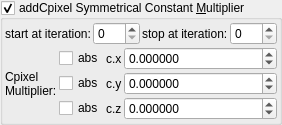
    <widget class="MyGroupBox" name="groupCheck_transf_addCpixel_enabled_false">
     <property name="toolTip">
      <string>&lt;html&gt;&lt;head/&gt;&lt;body&gt;&lt;p&gt;Cpixel is CVector3 c = ( c.x, c.y, c.z). It is each original point (pixel) in 3D space where the iteration starts from, ( c = original z for each point .) It is commonly found in formula structures z = f(z) + c.&lt;/p&gt;&lt;p&gt;The Cpixel multiplier effectively scales this point &amp;quot;c&amp;quot; towards the origin.&lt;/p&gt;&lt;p&gt;This transform allows the addition or subtraction of Cpixel, dependent on whether z is postive or negative.&lt;/p&gt;&lt;p&gt;e.g if &lt;span style=&quot; font-style:italic;&quot;&gt;z.x&lt;/span&gt; is positive then &lt;span style=&quot; font-style:italic;&quot;&gt;fabs(c.x)&lt;/span&gt; is added, if &lt;span style=&quot; font-style:italic;&quot;&gt;z.x&lt;/span&gt; is negative then &lt;span style=&quot; font-style:italic;&quot;&gt;fabs(c)&lt;/span&gt; is subtracted. &lt;/p&gt;&lt;p&gt;Also try negative addCpixel constant multipliers.&lt;/p&gt;&lt;p&gt;If checkBoxes are disabled then Cpixel remains signed.&lt;/p&gt;&lt;p&gt;&lt;br/&gt;&lt;/p&gt;&lt;/body&gt;&lt;/html&gt;</string>
     </property>
     <property name="title">
      <string>addCpixel Symmetrical Constant &amp;Multiplier</string>
     </property>
     <property name="checkable">
      <bool>true</bool>
     </property>
     <layout class="QVBoxLayout" name="verticalLayout_49">
      <property name="spacing">
       <number>2</number>
      </property>
      <property name="leftMargin">
       <number>2</number>
      </property>
      <property name="topMargin">
       <number>2</number>
      </property>
      <property name="rightMargin">
       <number>2</number>
      </property>
      <property name="bottomMargin">
       <number>2</number>
      </property>
      <item>
       <layout class="QHBoxLayout" name="horizontalLayout_8" stretch="0,1,0,1">
        <item>
         <widget class="QLabel" name="label_93">
          <property name="text">
           <string>start at iteration:</string>
          </property>
         </widget>
        </item>
        <item>
         <widget class="MySpinBox" name="spinboxInt_transf_start_iterations_T">
          <property name="sizePolicy">
           <sizepolicy hsizetype="Minimum" vsizetype="Maximum">
            <horstretch>0</horstretch>
            <verstretch>0</verstretch>
           </sizepolicy>
          </property>
          <property name="minimum">
           <number>0</number>
          </property>
          <property name="maximum">
           <number>999</number>
          </property>
          <property name="value">
           <number>0</number>
          </property>
         </widget>
        </item>
        <item>
         <widget class="QLabel" name="label_65">
          <property name="text">
           <string>stop at iteration:</string>
          </property>
         </widget>
        </item>
        <item>
         <widget class="MySpinBox" name="spinboxInt_transf_stop_iterationsT_1">
          <property name="sizePolicy">
           <sizepolicy hsizetype="Preferred" vsizetype="Maximum">
            <horstretch>0</horstretch>
            <verstretch>0</verstretch>
           </sizepolicy>
          </property>
          <property name="maximum">
           <number>999</number>
          </property>
         </widget>
        </item>
       </layout>
      </item>
      <item>
       <layout class="QGridLayout" name="gridLayout_23" columnstretch="0,0,0,1">
        <property name="spacing">
         <number>2</number>
        </property>
        <item row="0" column="3">
         <widget class="MyDoubleSpinBox" name="spinbox3_transf_scale3D_000_x">
          <property name="sizePolicy">
           <sizepolicy hsizetype="Minimum" vsizetype="Maximum">
            <horstretch>0</horstretch>
            <verstretch>0</verstretch>
           </sizepolicy>
          </property>
          <property name="prefix">
           <string/>
          </property>
          <property name="suffix">
           <string/>
          </property>
          <property name="decimals">
           <number>6</number>
          </property>
          <property name="minimum">
           <double>-99.989999999999995</double>
          </property>
          <property name="maximum">
           <double>99.989999999999995</double>
          </property>
          <property name="singleStep">
           <double>0.010000000000000</double>
          </property>
         </widget>
        </item>
        <item row="0" column="2">
         <widget class="QLabel" name="label_109">
          <property name="text">
           <string notr="true">c.x</string>
          </property>
         </widget>
        </item>
        <item row="1" column="3">
         <widget class="MyDoubleSpinBox" name="spinbox3_transf_scale3D_000_y">
          <property name="sizePolicy">
           <sizepolicy hsizetype="Minimum" vsizetype="Maximum">
            <horstretch>0</horstretch>
            <verstretch>0</verstretch>
           </sizepolicy>
          </property>
          <property name="prefix">
           <string/>
          </property>
          <property name="suffix">
           <string/>
          </property>
          <property name="decimals">
           <number>6</number>
          </property>
          <property name="minimum">
           <double>-99.989999999999995</double>
          </property>
          <property name="maximum">
           <double>99.989999999999995</double>
          </property>
          <property name="singleStep">
           <double>0.010000000000000</double>
          </property>
         </widget>
        </item>
        <item row="2" column="3">
         <widget class="MyDoubleSpinBox" name="spinbox3_transf_scale3D_000_z">
          <property name="sizePolicy">
           <sizepolicy hsizetype="Minimum" vsizetype="Maximum">
            <horstretch>0</horstretch>
            <verstretch>0</verstretch>
           </sizepolicy>
          </property>
          <property name="prefix">
           <string/>
          </property>
          <property name="suffix">
           <string/>
          </property>
          <property name="decimals">
           <number>6</number>
          </property>
          <property name="minimum">
           <double>-99.989999999999995</double>
          </property>
          <property name="maximum">
           <double>99.989999999999995</double>
          </property>
          <property name="singleStep">
           <double>0.010000000000000</double>
          </property>
         </widget>
        </item>
        <item row="1" column="2">
         <widget class="QLabel" name="label_110">
          <property name="text">
           <string notr="true">c.y</string>
          </property>
         </widget>
        </item>
        <item row="2" column="2">
         <widget class="QLabel" name="label_111">
          <property name="text">
           <string notr="true">c.z</string>
          </property>
         </widget>
        </item>
        <item row="2" column="1">
         <widget class="MyCheckBox" name="checkBox_transf_function_enabledz">
          <property name="text">
           <string notr="true">abs</string>
          </property>
         </widget>
        </item>
        <item row="0" column="1">
         <widget class="MyCheckBox" name="checkBox_transf_function_enabledx">
          <property name="text">
           <string notr="true">abs</string>
          </property>
         </widget>
        </item>
        <item row="1" column="1">
         <widget class="MyCheckBox" name="checkBox_transf_function_enabledy">
          <property name="text">
           <string notr="true">abs</string>
          </property>
         </widget>
        </item>
        <item row="0" column="0" rowspan="3">
         <widget class="QLabel" name="label_112">
          <property name="text">
           <string>Cpixel
Multiplier:</string>
          </property>
          <property name="wordWrap">
           <bool>true</bool>
          </property>
         </widget>
        </item>
       </layout>
      </item>
     </layout>
    </widget>
